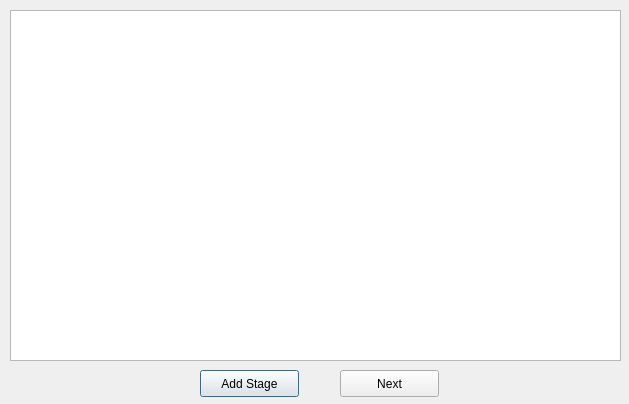
<?xml version="1.0" encoding="UTF-8"?>
<ui version="4.0">
 <class>Dialog</class>
 <widget class="QDialog" name="Dialog">
  <property name="geometry">
   <rect>
    <x>0</x>
    <y>0</y>
    <width>629</width>
    <height>404</height>
   </rect>
  </property>
  <property name="windowTitle">
   <string>Dialog</string>
  </property>
  <widget class="QPushButton" name="addStageButton">
   <property name="geometry">
    <rect>
     <x>200</x>
     <y>370</y>
     <width>99</width>
     <height>27</height>
    </rect>
   </property>
   <property name="text">
    <string>Add Stage</string>
   </property>
  </widget>
  <widget class="QPushButton" name="nextButton">
   <property name="geometry">
    <rect>
     <x>340</x>
     <y>370</y>
     <width>99</width>
     <height>27</height>
    </rect>
   </property>
   <property name="text">
    <string>Next</string>
   </property>
  </widget>
  <widget class="QWidget" name="verticalLayoutWidget">
   <property name="geometry">
    <rect>
     <x>10</x>
     <y>10</y>
     <width>611</width>
     <height>351</height>
    </rect>
   </property>
   <layout class="QVBoxLayout" name="verticalLayout_2">
    <item>
     <widget class="QListWidget" name="listWidget">
      <property name="movement">
       <enum>QListView::Static</enum>
      </property>
      <property name="resizeMode">
       <enum>QListView::Adjust</enum>
      </property>
      <property name="uniformItemSizes">
       <bool>true</bool>
      </property>
     </widget>
    </item>
   </layout>
  </widget>
 </widget>
 <resources/>
 <connections/>
</ui>
